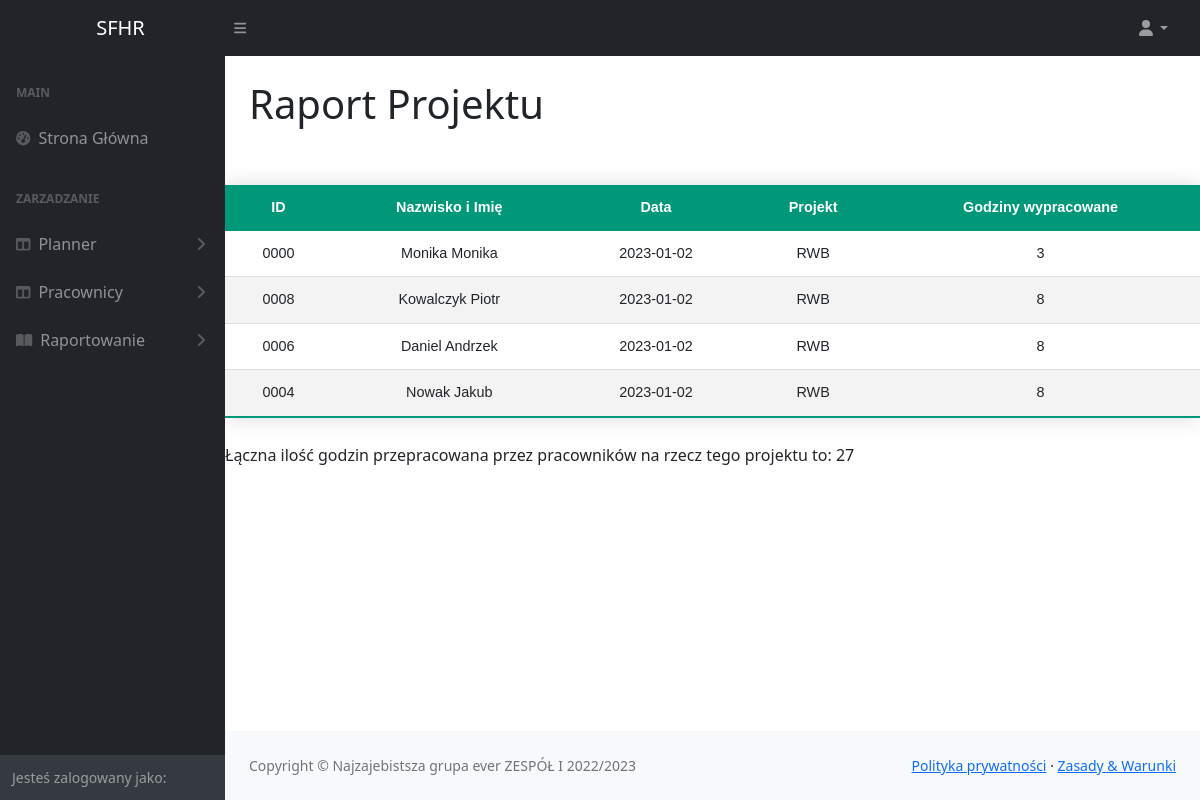
The app's page /RaportprojektGotowy.php?RaportProjekt=RWB with its own data.
### tables this page shows
CREATE TABLE `planner` (
  `ID_Pracownika` text NOT NULL,
  `Nazwisko i Imie` text NOT NULL,
  `Data` date NOT NULL,
  `Projekt` text NOT NULL,
  `Godziny wypracowane` int(255) NOT NULL
);

### RaportprojektGotowy.php (the view, shortened to what this page needs)
<?php
$servername = "localhost";
$username = "root";
$password = "";
$dbname = "projekt";
$conn = new mysqli($servername, $username, $password, $dbname);
$getProjekt = $_GET['RaportProjekt'];
$sql = "SELECT * FROM Planner WHERE `Projekt` = '$getProjekt'";
$result = $conn->query($sql);
$sumagodzin = 0;
?>
<!DOCTYPE html>
<html lang="en">
    <head>
        <link href="css/styles.css" rel="stylesheet" />
    </head>
    <body class="body_class">
        <nav class="sb-topnav navbar navbar-expand navbar-dark bg-dark">
            <a class="Branding_Panel ps-3" href="homepage.php">SFHR</a>
            <button class="btn btn-link btn-sm order-1 order-lg-0 me-4 me-lg-0" id="sidebarToggle" href="#!"><i class="fas fa-bars"></i></button>
            <ul class="navbar-nav ms-auto ms-md-0 me-3 me-lg-4">
                <li class="nav-item dropdown">
                    <a class="nav-link dropdown-toggle" id="navbarDropdown" href="#" role="button" data-bs-toggle="dropdown" aria-expanded="false"><i class="fas fa-user fa-fw"></i></a>
                </li>
            </ul>
        </nav>
        <div id="layoutSidenav">
            <div id="layoutSidenav_nav">
                <nav class="sb-sidenav accordion sb-sidenav-dark" id="sidenavAccordion">
                    <div class="sb-sidenav-menu">
                        <div class="nav">
                            <div class="sb-sidenav-menu-heading">Main</div>
                            <a class="nav-link" href="homepage.php">
                            <div class="sb-nav-link-icon"><i class="fas fa-tachometer-alt"></i></div>
                            Strona Główna
                            </a>
                            <div class="sb-sidenav-menu-heading">Zarzadzanie</div>
                            <a class="nav-link collapsed" href="#" data-bs-toggle="collapse" data-bs-target="#collapseLayouts1" aria-expanded="false" aria-controls="collapseLayouts1">
                                <div class="sb-nav-link-icon"><i class="fas fa-columns"></i></div>
                                Planner
                                <div class="sb-sidenav-collapse-arrow"><i class="fas fa-angle-down"></i></div>
                            </a>
                            <a class = "nav-link collapsed" href="#" data-bs-toggle="collapse" data-bs-target="#collapseLayouts2" aria-expanded = "false" aria-controls="collapseLayouts2">
                                <div class="sb-nav-link-icon"><i class="fas fa-columns"></i></div>
                                Pracownicy
                                <div class="sb-sidenav-collapse-arrow"><i class="fas fa-angle-down"></i></div>
                            </a>
                            <a class="nav-link collapsed" href="#" data-bs-toggle="collapse" data-bs-target="#collapsePages" aria-expanded="false" aria-controls="collapsePages">
                                <div class="sb-nav-link-icon"><i class="fas fa-book-open"></i></div>
                                Raportowanie
                                <div class="sb-sidenav-collapse-arrow"><i class="fas fa-angle-down"></i></div>
                            </a>
                        </div>
                    </div>
                    <div class="sb-sidenav-footer">
                        <div class="small">Jesteś zalogowany jako:</div>
                    </div>
                </nav>
            </div>
            <div id="layoutSidenav_content">
                <main>
                    <div class="container-fluid px-4">
                        <h1 class="mt-4">Raport Projektu</h1>
                    </div>
                </main>
                <table class="Tabeleczka">
                <thead>
                    <tr>
                    <th>ID</th>
                    <th>Nazwisko i Imię</th>
                    <th>Data</th>
                    <th>Projekt</th>
                    <th>Godziny wypracowane</th>
                    </tr>
                </thead>
                <tbody>
                <?php
                    if ($result->num_rows > 0) {
                        while($row = $result->fetch_assoc()) {
                        echo "<tr>";
                        echo "<td>" . $row['ID_Pracownika'] . "</td>";
                        echo "<td>" . $row['Nazwisko i Imie'] . "</td>";
                        echo "<td>" . $row['Data'] . "</td>";
                        echo "<td>" . $row['Projekt'] . "</td>";
                        echo "<td>" . $row['Godziny wypracowane'] . "</td>";
                        $sumagodzin = $sumagodzin + $row['Godziny wypracowane'];
                        echo "</tr>";
                        }
                    }
                        else {
                        echo "0 results";
                    }
                ?>
                </tbody>
                </table>
                <?php
                echo "Łączna ilość godzin przepracowana przez pracowników na rzecz tego projektu to: " . $sumagodzin;
                ?>
                <footer class="py-4 bg-light mt-auto">
                    <div class="container-fluid px-4">
                        <div class="d-flex align-items-center justify-content-between small">
                            <div class="text-muted">Copyright &copy; Najzajebistsza grupa ever ZESPÓŁ I 2022/2023</div>
                            <div>
                                <a href="#">Polityka prywatności</a>
                                &middot;
                                <a href="#">Zasady &amp; Warunki</a>
                            </div>
                        </div>
                    </div>
                </footer>
            </div>
        </div>
    </body>
</html>

### records on screen
planner: ID_Pracownika "0000", Nazwisko i Imie "Monika Monika", Data "2023-01-02", Projekt "RWB", Godziny wypracowane "3"
planner: ID_Pracownika "0008", Nazwisko i Imie "Kowalczyk Piotr", Data "2023-01-02", Projekt "RWB", Godziny wypracowane "8"
planner: ID_Pracownika "0006", Nazwisko i Imie "Daniel Andrzek", Data "2023-01-02", Projekt "RWB", Godziny wypracowane "8"
planner: ID_Pracownika "0004", Nazwisko i Imie "Nowak Jakub", Data "2023-01-02", Projekt "RWB", Godziny wypracowane "8"

### other values on screen
$sumagodzin "27"
